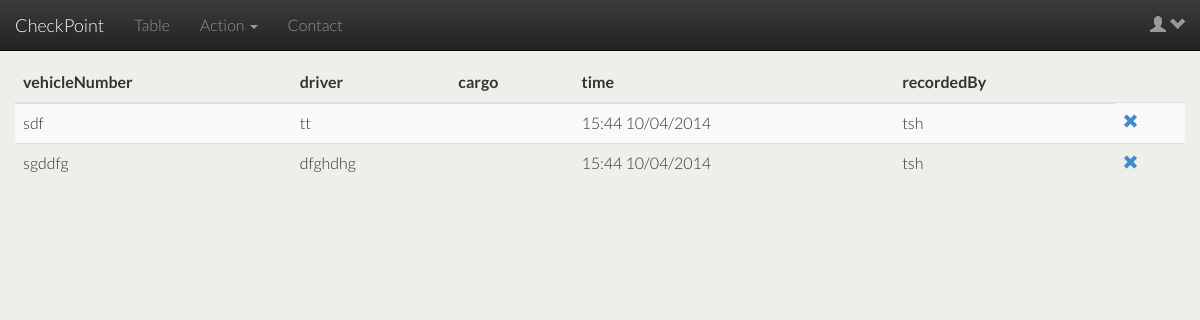
The page /checkpoint/table/ on the database as committed earlier.
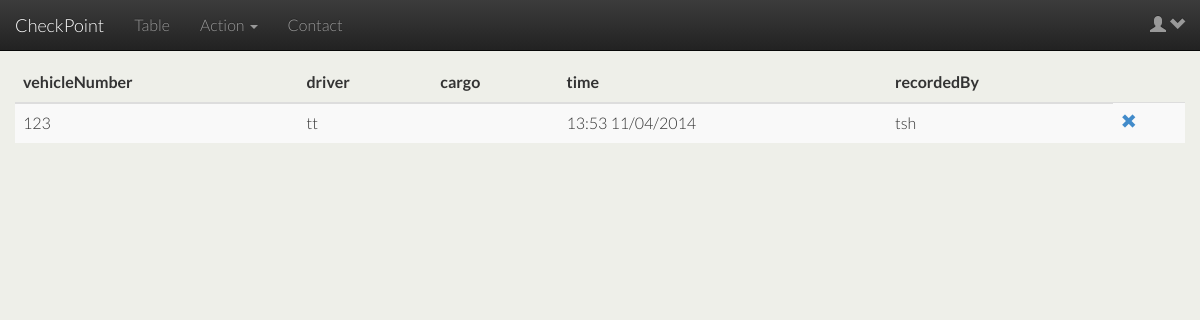
The same page on the database as committed later.
### Checkpoint/models.py (models this page shows)
class Record(models.Model):
    vehicleNumber = models.CharField(max_length=50, blank=False, unique=True)
    driver = models.CharField(max_length=50, blank=True)
    destination = models.CharField(max_length=50, blank=True)
    cargo = models.CharField(max_length=50, blank=True)
    time = models.DateTimeField(auto_now_add=True)
    recordedBy = models.ForeignKey(User, null=True, blank=True)

### Checkpoint/views.py (the view)
def table(request):
    Records = Record.objects.all()
    return render(request, 'Checkpoint/table.html', {'Records': Records})

### Checkpoint/templates/Checkpoint/table.html (shortened to what this page needs)
{% extends "base.html" %}
{% block content %}
<div class="container">
    <div class="row">
        <h2>List of records:</h2>
        <table class="table table-striped table-hover">
            <thead>
                <tr>
                    <th>vehicleNumber</th>
                    <th>driver</th>
                    <th>cargo</th>
                    <th>time</th>
                    <th>recordedBy</th>
                </tr>
            </thead>
            <tbody>
            {% for record in Records %}
                <tr>
                    <td>{{ record.vehicleNumber }}</td>
                    <td>{{ record.driver }}</td>
                    <td>{{ record.cargo }}</td>
                    <td>{{ record.time| date:'H:i d/m/Y' }}</td>
                    <td>{{ record.recordedBy }}</td>
                    <td><a href="{% url 'recordDelete' record.id %}"><i class="glyphicon glyphicon-remove "></i></a></td>
                </tr>
            {% endfor %}
            </tbody>
        </table>
    </div>
</div>
{% endblock %}

Rows that differ between the two databases and show on the page:
removed Record: vehicleNumber "sgddfg", driver "dfghdhg", time "15:44 10/04/2014", recordedBy "tsh"
changed Record "tt": vehicleNumber "sdf" → "123"; time "15:44 10/04/2014" → "13:53 11/04/2014"
